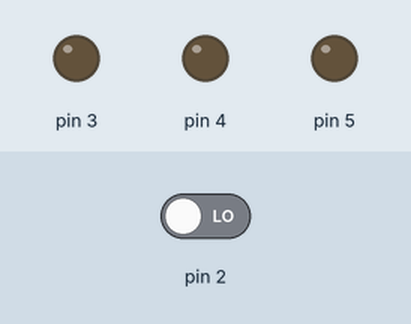
Recording of a sketch running on a simulated Arduino Uno, built with avr-gcc and run on an emulated ATmega328P. Parts: output pins drawn as LEDs (lit = HIGH). The test bench sets the inputs (shaded band); at power-on: pin 2 LOW.

Above: at 1.2 s.
1.3 s: pin 2 driven HIGH
At 1.6 s:
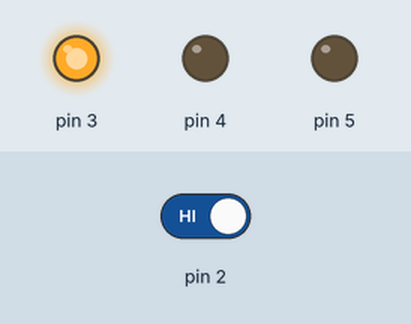
At 5.9 s:
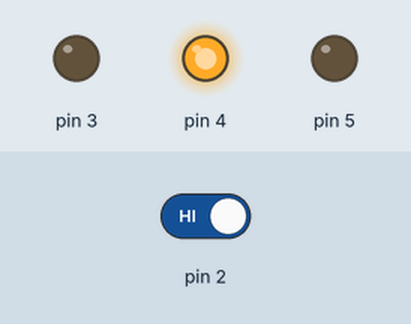
Timing chart, 0 to 16.3 s (numbered marks = the images above; inputs shaded):
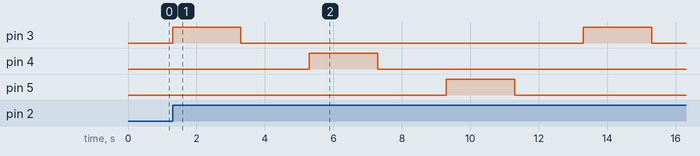

The sketch:

Exercise5.ino
```cpp
int switchState = 0;
void setup(){
  pinMode(3,OUTPUT);
  pinMode(4,OUTPUT);
  pinMode(5,OUTPUT);
  pinMode(2,INPUT);
}
void loop(){
  switchState = digitalRead(2);
  if(switchState==1){
  for(int pinNumber=3; pinNumber<6;pinNumber++){
      digitalWrite(pinNumber, HIGH);
      delay(2000);
      digitalWrite(pinNumber, LOW);
      delay(2000);
 }
}
}
```

Measured:
- after the input at 1.3 s, pin 3: alternates HIGH for 2.0 s and LOW for 10.0 s, starting at once; pin 4: LOW → HIGH after 4.0 s, → LOW 2.0 s later; pin 5: LOW → HIGH after 8.0 s, → LOW 2.0 s later
